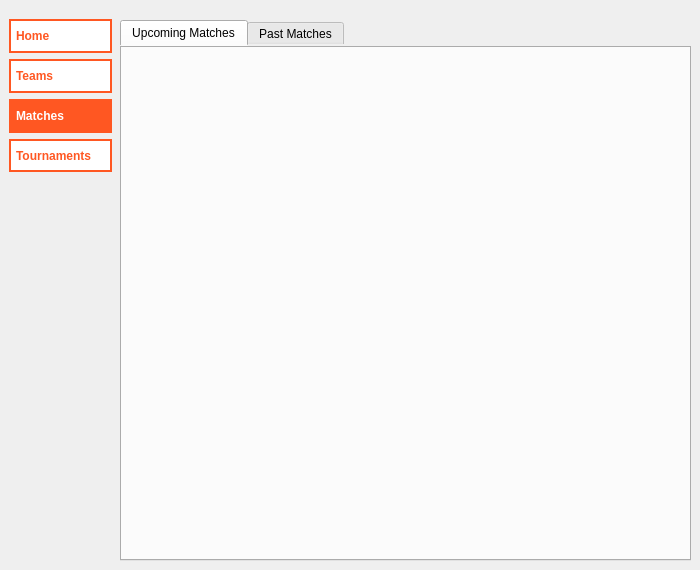
      <widget class="QWidget" name="Matches">
       <widget class="QGroupBox" name="ContentBox3">
        <property name="geometry">
         <rect>
          <x>110</x>
          <y>20</y>
          <width>581</width>
          <height>541</height>
         </rect>
        </property>
        <property name="styleSheet">
         <string notr="true">border: none;</string>
        </property>
        <property name="title">
         <string/>
        </property>
        <widget class="QTabWidget" name="tabWidget3">
         <property name="geometry">
          <rect>
           <x>10</x>
           <y>0</y>
           <width>571</width>
           <height>541</height>
          </rect>
         </property>
         <property name="styleSheet">
          <string notr="true">border: none;</string>
         </property>
         <property name="tabPosition">
          <enum>QTabWidget::North</enum>
         </property>
         <property name="currentIndex">
          <number>0</number>
         </property>
         <widget class="QWidget" name="MatchesTab1">
          <attribute name="title">
           <string>Upcoming Matches</string>
          </attribute>
         </widget>
         <widget class="QWidget" name="MatchesTab2">
          <attribute name="title">
           <string>Past Matches</string>
          </attribute>
         </widget>
        </widget>
       </widget>
       <widget class="QGroupBox" name="SideMenu3">
        <property name="geometry">
         <rect>
          <x>0</x>
          <y>10</y>
          <width>121</width>
          <height>171</height>
         </rect>
        </property>
        <property name="styleSheet">
         <string notr="true">margin: 0px;
border: none;</string>
        </property>
        <property name="title">
         <string/>
        </property>
        <layout class="QVBoxLayout" name="verticalLayout_3">
         <item>
          <widget class="QPushButton" name="homeBtn_3">
           <property name="styleSheet">
            <string notr="true">QPushButton{
	background-color: #FFF;
	color: #fff;
	font-weight: 600;
	border: none;
	padding: 7.5px 5px;
	text-align: left;
	border: 2px solid #FF5722;
	color: #FF5722;
	margin: 0px;
}
QPushButton:hover {
	background-color: #FF5722;
	color: #FFF;	
}</string>
           </property>
           <property name="text">
            <string>Home</string>
           </property>
          </widget>
         </item>
         <item>
          <widget class="QPushButton" name="teamsBtn_3">
           <property name="styleSheet">
            <string notr="true">QPushButton{
	background-color: #FFF;
	color: #fff;
	font-weight: 600;
	border: none;
	padding: 7.5px 5px;
	text-align: left;
	border: 2px solid #FF5722;
	color: #FF5722;
	margin: 0px;
}
QPushButton:hover {
	background-color: #FF5722;
	color: #FFF;	
}</string>
           </property>
           <property name="text">
            <string>Teams</string>
           </property>
          </widget>
         </item>
         <item>
          <widget class="QPushButton" name="matchesBtn_3">
           <property name="styleSheet">
            <string notr="true">background-color: #FF5722;
color: #fff;
font-weight: 600;
border: none;
padding: 7.5px 5px;
text-align: left;
border: 2px solid #FF5722;
</string>
           </property>
           <property name="text">
            <string>Matches</string>
           </property>
          </widget>
         </item>
         <item>
          <widget class="QPushButton" name="tournamentsBtn_3">
           <property name="styleSheet">
            <string notr="true">QPushButton{
	background-color: #FFF;
	color: #fff;
	font-weight: 600;
	border: none;
	padding: 7.5px 5px;
	text-align: left;
	border: 2px solid #FF5722;
	color: #FF5722;
	margin: 0px;
}
QPushButton:hover {
	background-color: #FF5722;
	color: #FFF;	
}</string>
           </property>
           <property name="text">
            <string>Tournaments</string>
           </property>
          </widget>
         </item>
        </layout>
       </widget>
      </widget>
